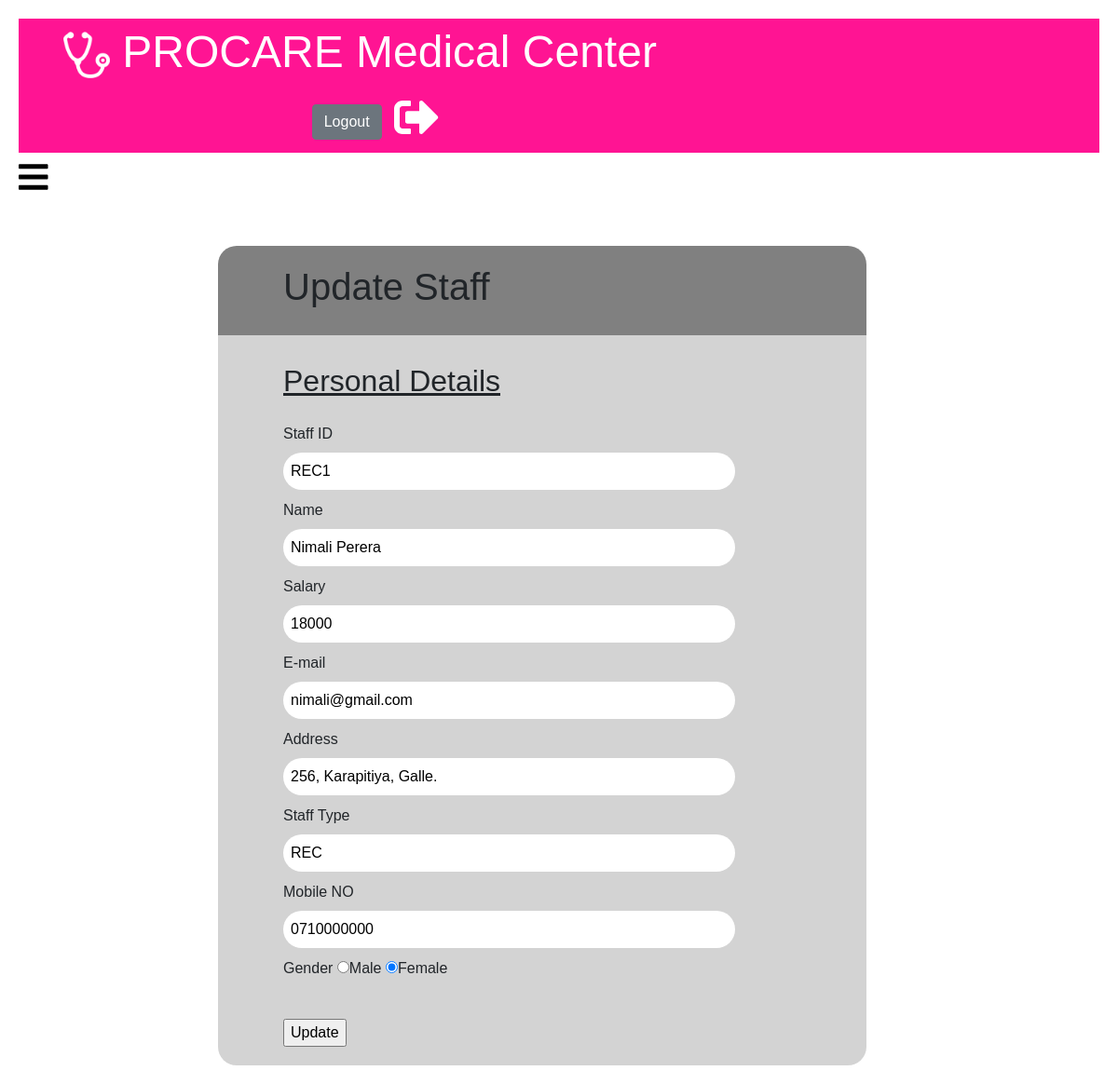
The page /updatestaff.php?id=REC1 on the database its author committed.
### tables this page shows
CREATE TABLE IF NOT EXISTS `staff` (
  `staff_id` varchar(10) NOT NULL,
  `password` varchar(20) NOT NULL,
  `name` varchar(50) NOT NULL,
  `salary` varchar(10) NOT NULL,
  `email` varchar(50) NOT NULL,
  `address` varchar(100) NOT NULL,
  `staff_type` varchar(3) NOT NULL,
  `mobile_no` varchar(10) NOT NULL,
  `gender` varchar(7) NOT NULL,
  PRIMARY KEY (`staff_id`)
);

### updatestaff.php (the view, shortened to what this page needs)
<?php
    include "config.php";
if(isset($_GET['id'])){
    $user_id = $_GET['id'];
    $sql = "Select * from staff where staff_id ='$user_id'";
    $result = $conn->query($sql);
    if($row = $result->fetch_assoc()){
        $id = $row['staff_id'];
       $name = $row['name'];
       $salary = $row['salary'];
       $email = $row['email'];
       $address = $row['address'];
       $type = $row['staff_type'];
       $mobile = $row['mobile_no'];
       $gender = $row['gender'];
    }
}
?>
<!DOCTYPE html>
<html>
<head>
 <link rel="stylesheet" href="css/bootstrap.css">
    <link rel="stylesheet" href="index.css">
    <link rel="stylesheet" type="text/css" href="procare-STYLES1.css">
</head>
<body>
  <div id="content">
      <div class="header">
     <img src="Logo.png" width="50" height="50">   PROCARE Medical Center
           &nbsp;&nbsp;&nbsp;&nbsp;&nbsp;&nbsp;&nbsp;&nbsp;&nbsp;&nbsp;&nbsp;&nbsp;&nbsp;&nbsp;&nbsp;&nbsp;&nbsp;&nbsp;&nbsp;&nbsp;&nbsp;&nbsp;&nbsp; &nbsp;&nbsp;&nbsp;&nbsp;&nbsp;&nbsp;&nbsp;&nbsp;&nbsp;&nbsp;&nbsp;&nbsp;&nbsp;&nbsp;&nbsp;&nbsp;&nbsp;&nbsp;&nbsp;
          <a href="logout.php">    <button type="button" class="btn btn-secondary" >Logout</button></a>
                <i class="fas fa-sign-out-alt"></i>
        </div>
      <span class="slide">
      <a href="#" onclick="openSlideMenu()">
        <i class="fas fa-bars"></i>
      </a>
    </span>
    <div class="commonClass" style="background-color: gray; margin: auto;border-top-right-radius: 20px;
    border-top-left-radius:20px;float:right; margin-right:250px;margin-top:100px;padding:20px;
">
                <header>
                    <h1 style="padding-left: 50px;">Update Staff</h1>
                </header>
            </div>
        <div class="commonClass" style="background-color:lightgray;border-bottom-right-radius: 20px;
    border-bottom-left-radius:20px;float:right; margin-right:250px;padding:20px;
">
            <form name="myForm" onsubmit="return validation()" method="POST">
              <div class="innerDiv">
             <label for=""><u><h2>Personal Details</h2></u></label><br>
                </div>
                 <div class="innerDiv">
                <label for="name">Staff ID</label><br>
                <input type="text" name="id" value="<?php echo $id; ?>" >
            </div>
            <div class="innerDiv">
                <label for="name">Name</label><br>
                <input type="text" name="name" value="<?php echo $name; ?>">
            </div>
            <div class="innerDiv">
                <label for="dob">Salary</label><br>
                <input type="text" name="salary" value="<?php echo $salary; ?>">
            </div>
            <div class="innerDiv">
                <label for="fullname">E-mail</label><br>
                <input type="text"  name="email" value="<?php echo $email; ?>">
            </div>
            <div class="innerDiv">
                <label for="fullname">Address</label><br>
                <input type="text"  name="address" value="<?php echo $address; ?>">
            </div>
            <div class="innerDiv">
                <label for="fullname">Staff Type</label><br>
                <input type="text"  name="type" value="<?php echo $type; ?>">
            </div>
            <div class="innerDiv">
                <label for="fullname">Mobile NO</label><br>
                <input type="text"  name="mobile" value="<?php echo $mobile; ?>">
            </div>
            <div class="innerDiv">
                <label>Gender</label>
                <input type="radio" name="gender" value="Male" <?php if($gender == 'Male'){echo "checked";} ?>>Male
                <input type="radio" name="gender" value="Female" <?php if($gender == 'Female'){echo "checked";} ?>>Female
            </div>
<br>
             <div class="innerDiv">
                 <input type="submit" name="submit" value="Update">
            </div>
            </form>
        </div>
  </div>
</body>
</html>

### index.css (style rules this page uses)
.header { text-align: left; background-color: deeppink; color: white; font-size:300%; padding-left: 1em; padding-right: 1em; }
body { font-family: 'Alegreya Sans', sans-serif; overflow-x: hidden; padding left: 1em; }
.slide a { color: #000; font-size: 36px; }
#content { padding: 20px; transition: margin-left 0.7s; overflow: hidden; width: 100%; }

### procare-STYLES1.css (style rules this page uses)
.commonClass { width: 60%; margin: auto; overflow: hidden; }
body { font-family: sans-serif; }
.innerDiv { padding-top: 10px; margin-left: 50px; }
input[type=text],[type=date],[type=email],textarea { padding: 8px; width: 80%; border-radius: 20px; border: none; }

### rows shown on the page
staff: id "REC1", name "Nimali Perera", salary "18000", email "nimali@gmail.com", address "256, Karapitiya, Galle.", type "REC", mobile "0710000000", gender "☑"
